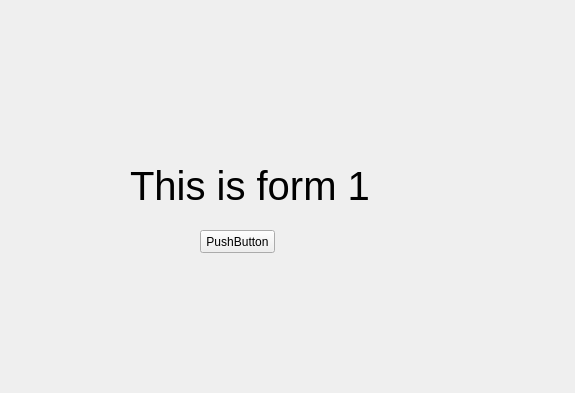
<?xml version="1.0" encoding="UTF-8"?>
<ui version="4.0">
 <class>Form</class>
 <widget class="QWidget" name="Form">
  <property name="geometry">
   <rect>
    <x>0</x>
    <y>0</y>
    <width>575</width>
    <height>393</height>
   </rect>
  </property>
  <property name="windowTitle">
   <string>Form</string>
  </property>
  <widget class="QLabel" name="label">
   <property name="geometry">
    <rect>
     <x>130</x>
     <y>120</y>
     <width>321</width>
     <height>131</height>
    </rect>
   </property>
   <property name="font">
    <font>
     <pointsize>30</pointsize>
    </font>
   </property>
   <property name="text">
    <string>This is form 1</string>
   </property>
  </widget>
  <widget class="QPushButton" name="pushButton">
   <property name="geometry">
    <rect>
     <x>200</x>
     <y>230</y>
     <width>75</width>
     <height>23</height>
    </rect>
   </property>
   <property name="text">
    <string>PushButton</string>
   </property>
  </widget>
 </widget>
 <resources/>
 <connections/>
</ui>
